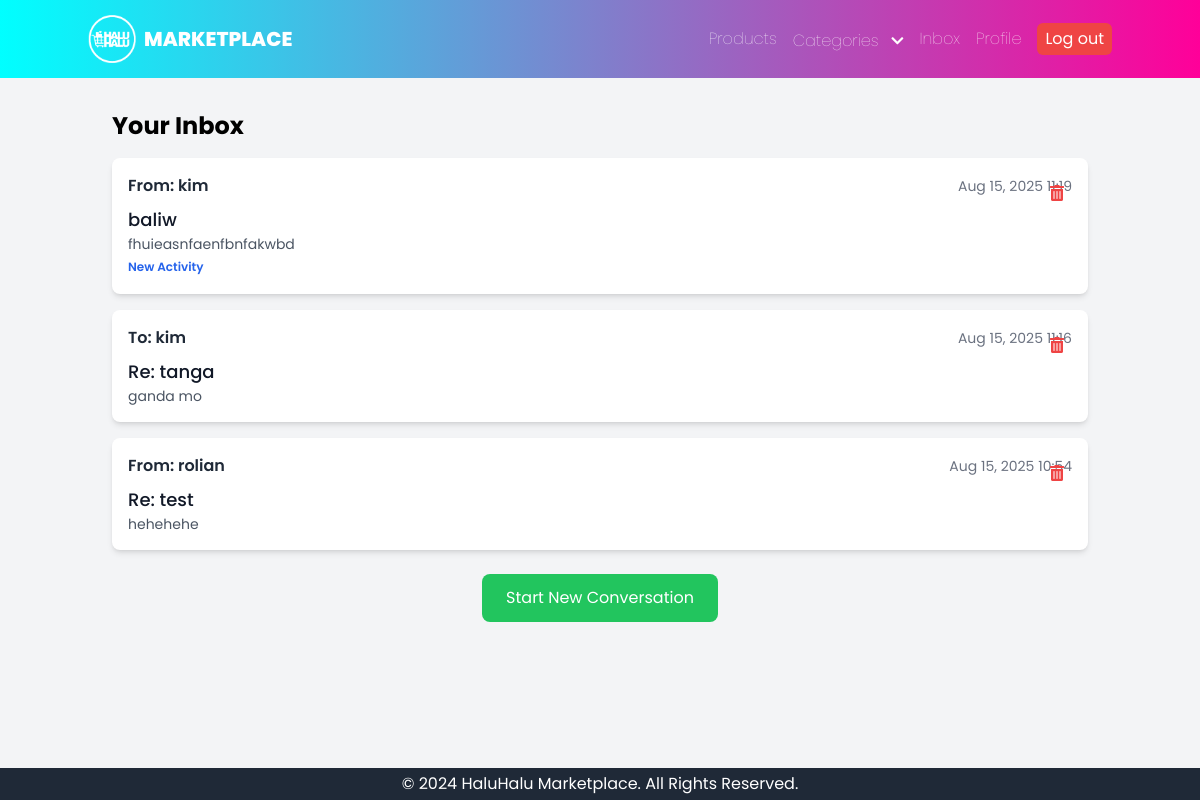
The page /messages/inbox/ (signed in) on the database its author committed.
### core/models.py (models this page shows, shortened)
class Message(models.Model):
    sender = models.ForeignKey(settings.AUTH_USER_MODEL, on_delete=models.CASCADE, related_name='sent_messages')
    receiver = models.ForeignKey(settings.AUTH_USER_MODEL, on_delete=models.CASCADE, related_name='received_messages')
    subject = models.CharField(max_length=255)
    body = models.TextField()
    sent_at = models.DateTimeField(auto_now_add=True)
    is_read = models.BooleanField(default=False)
    parent_message = models.ForeignKey('self', on_delete=models.SET_NULL, null=True, blank=True, related_name='replies')
    conversation_starter = models.ForeignKey('self', on_delete=models.SET_NULL, null=True, blank=True, related_name='conversation_messages_set')
    is_deleted_by_sender = models.BooleanField(default=False)
    is_deleted_by_receiver = models.BooleanField(default=False)
    class Meta:
        ordering = ['sent_at']

class CustomUser(AbstractUser):
    profile_pic = models.ImageField(upload_to='profile_pics', null=True, blank=True)

### core/views.py (the view)
# urls.py: path('messages/inbox/', InboxView.as_view(), name='inbox'),
class InboxView(LoginRequiredMixin, ListView):
    model = Message
    template_name = 'core/inbox.html'
    context_object_name = 'conversations'
    paginate_by = 10
    login_url = 'login'
    def get_queryset(self):
        user = self.request.user
        user_involved_conversation_starter_ids = Message.objects.filter(
            Q(sender=user, is_deleted_by_sender=False) | Q(receiver=user, is_deleted_by_receiver=False)
        ).values_list('conversation_starter__pk', flat=True)  # Get starter PKs of all involved messages
        user_involved_initial_message_ids = Message.objects.filter(
            Q(sender=user, is_deleted_by_sender=False, conversation_starter__isnull=True) |
            Q(receiver=user, is_deleted_by_receiver=False, conversation_starter__isnull=True)
        ).values_list('pk', flat=True)
        unique_starter_pks = set(list(user_involved_conversation_starter_ids) + list(user_involved_initial_message_ids))
        unique_starter_pks.discard(None)  # Remove None if present
        valid_conversation_starters = Message.objects.filter(
            pk__in=list(unique_starter_pks)
        ).filter(
            Q(sender=user, is_deleted_by_sender=False) | Q(receiver=user, is_deleted_by_receiver=False)
        )
        latest_messages_per_conversation = []
        for starter in valid_conversation_starters:
            latest_message_in_thread = Message.objects.filter(
                Q(conversation_starter=starter) | Q(pk=starter.pk)  # All messages related to this starter
            ).filter(
                Q(sender=user, is_deleted_by_sender=False) | Q(receiver=user, is_deleted_by_receiver=False)
            ).order_by('-sent_at').first()
            if latest_message_in_thread:
                latest_messages_per_conversation.append(latest_message_in_thread)
        return sorted(latest_messages_per_conversation, key=lambda x: x.sent_at, reverse=True)

### core/context_processors.py (called while the page is built)
def categories_processor(request):
    unique_categories = Product.objects.values_list('category', flat=True).distinct().order_by('category')
    return {'categories': unique_categories}

### core/templates/core/inbox.html (shortened to what this page needs)
{% extends 'base.html' %}
{% block content %}
<h2 class="text-2xl font-bold mb-4">Your Inbox</h2>
{% if conversations %}
    <div class="space-y-4">
        {% for message in conversations %}
            <div class="block bg-white rounded-lg shadow-md p-4 hover:shadow-lg transition-shadow duration-200 relative">
                <a href="{% url 'message_detail' message.conversation_starter.pk|default:message.pk %}" class="block">
                    <div class="flex justify-between items-center mb-2">
                        <span class="font-semibold text-gray-800">
                            {% if request.user == message.sender %}
                                To: {{ message.receiver.username }}
                            {% else %}
                                From: {{ message.sender.username }}
                            {% endif %}
                        </span>
                        <span class="text-sm text-gray-500">{{ message.sent_at|date:"M d, Y H:i" }}</span>
                    </div>
                    <h3 class="text-lg font-medium text-gray-900">{{ message.subject }}</h3>
                    <p class="text-gray-600 text-sm line-clamp-2">{{ message.body }}</p>
                    {% if request.user == message.receiver and not message.is_read %}
                        <span class="text-blue-600 text-xs font-semibold mt-1 inline-block">New Activity</span>
                    {% endif %}
                </a>
                <form action="{% url 'delete_conversation' message.conversation_starter.pk|default:message.pk %}" method="post" class="absolute top-4 right-4" onsubmit="return confirm('Are you sure you want to delete this conversation? This will only remove it from your view.');">
                    <button type="submit" class="text-red-500 hover:text-red-700 p-2 rounded-full focus:outline-none focus:ring-2 focus:ring-red-500" aria-label="Delete conversation">
                        <i class="fas fa-trash-alt"></i>
                    </button>
                </form>
            </div>
        {% endfor %}
    </div>
{% else %}
    <p class="text-gray-600">Your inbox is empty. No conversations yet.</p>
{% endif %}
<div class="mt-6 text-center">
    <a href="{% url 'message_send' %}" class="px-6 py-3 bg-green-500 text-white rounded-lg hover:bg-green-600 inline-block">Start New Conversation</a>
</div>
{% endblock %}

### core/templates/base.html (style rules this page uses)
body { font-family: 'Poppins', sans-serif; }

### rows shown on the page
Message: sender.username "kim", sent_at "Aug 15, 2025 11:19", subject "baliw", body "fhuieasnfaenfbnfakwbd", is_read "New Activity"
Message: receiver.username "kim", sent_at "Aug 15, 2025 11:16", subject "Re: tanga", body "ganda mo"
Message: sender.username "rolian", sent_at "Aug 15, 2025 10:54", subject "Re: test", body "hehehehe"
